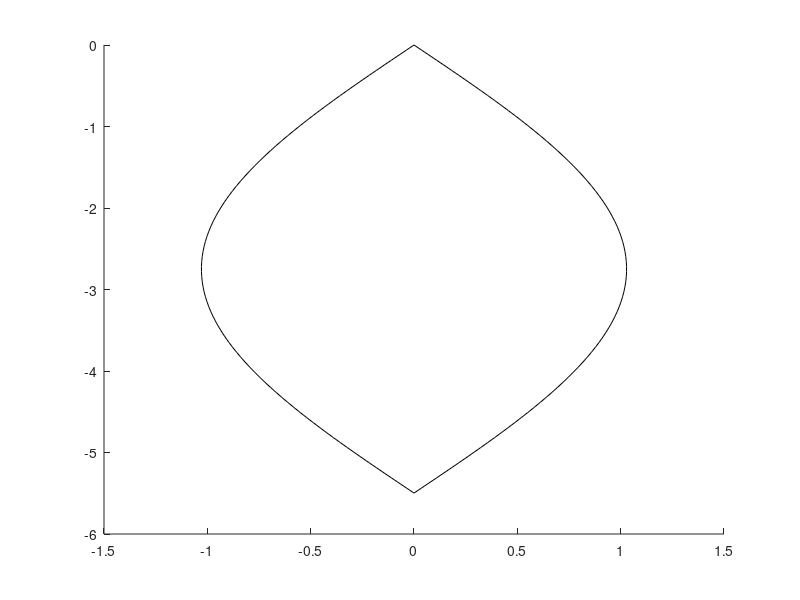

MATLAB code to generate this figure: (Note: this script raises an error after producing the figure.)
% split a sphere into lunes (outside of the wedge)
clear;
clc;

%%%%%%%%%%%%%%%%%%%%%%%%%%%%%%%%%%%%%%%%%%%%%%%%%%%%%%%%%%%%%%%%
% USER INPUTS

% pick one
%c = 100; % circumference
%r = 1; % radius
d = 3.5; % diameter

n = 6;  % points in curves
m = 5;   % number of lunes
q = m;   % number of lunes to display
z = 90;  % accurate curves

%%%%%%%%%%%%%%%%%%%%%%%%%%%%%%%%%%%%%%%%%%%%%%%%%%%%%%%%%%%%%%%%
% CAULCULATED VALUES

if exist('c', 'var') && ~exist('r', 'var') && ~exist('d', 'var')
    r = c / (2 * pi);
    d = r * 2;
elseif ~exist('c', 'var') && exist('r', 'var') && ~exist('d', 'var')
    d = r * 2;
    c = r * (2 * pi);
elseif ~exist('c', 'var') && ~exist('r', 'var') && exist('d', 'var')
    r = d / 2;
    c = r * (2 * pi);
else
    disp('ERROR: Sphere is overdefined.')
    disp('PICK 1: c, r, d')
end

phi = 2 * pi / m;

nr = r * sin(phi / 2);
theta = linspace(-pi/2, pi/2, n+1);

tx = nr * cos(theta);
ty = linspace(-c/4, c/4, n+1);

%%%%%%%%%%%%%%%%%%%%%%%%%%%%%%%%%%%%%%%%%%%%%%%%%%%%%%%%%%%%%%%%
% LUNE CURVES

x = nr * cos(linspace(-pi/2, pi/2, z));
y = linspace(-c/4, c/4, z);

x = [x, -fliplr(x)];
y = [y,  fliplr(y)];

%%%%%%%%%%%%%%%%%%%%%%%%%%%%%%%%%%%%%%%%%%%%%%%%%%%%%%%%%%%%%%%%
% INTERIOR LINES

x2 = [tx ; -tx; NaN * ones(size(tx))];
x2 = x2(:);
y2 = repelem(ty,3);


%%%%%%%%%%%%%%%%%%%%%%%%%%%%%%%%%%%%%%%%%%%%%%%%%%%%%%%%%%%%%%%%
% EXTERIOR LINES

total_visible_width = q * 2 * nr;

x3 = repmat([0 1 NaN]*total_visible_width, n + 1);
y3 = repelem(ty, 3);

%%%%%%%%%%%%%%%%%%%%%%%%%%%%%%%%%%%%%%%%%%%%%%%%%%%%%%%%%%%%%%%%
% PRINT

lune_width = (2 * nr) / 2.54;

disp('width list')
blarg = tx' * 2 / 2.54;
for ii = blarg
    fprintf('%10.2f\n', ii);
end

%%%%%%%%%%%%%%%%%%%%%%%%%%%%%%%%%%%%%%%%%%%%%%%%%%%%%%%%%%%%%%%%
% PLOT RECTANGULAR
%{
figure(1);
clf;
hold on;

for ii = 1:q
    % lune
    plot((ii - 0.5) * 2 * nr + x,  y,  'k');
    % lines interior to lune
    plot((ii - 0.5) * 2 * nr + x2, y2, 'b');
end

% draw lines across
plot(x3, y3, 'b');

% border
plot([0 0 1 1 0]*total_visible_width, [-1 1 1 -1 -1]*c/4, 'k');
fprintf('Border height: %f\n', c/2)

% cut line
plot([0 1]*total_visible_width, [1 1]*(c/4 - 2), 'r');

axis('equal');
axis('off');
hold off;

saveas(1, 'half_sphere_pattern.svg')
%}
%%%%%%%%%%%%%%%%%%%%%%%%%%%%%%%%%%%%%%%%%%%%%%%%%%%%%%%%%%%%%%%%
% PLOT CIRCULAR

figure(2);
clf;
hold on;

xr = x;
yr = y - c/4;
%x2r = x2;
%y2r = y2 - c/4;

for ii = 1:q
    % lune
    plot(xr,  yr,  'k');
    % lines interior to lune
    %plot(x2r, y2r, 'b');
    nr = rotccwd(360/m) * [xr;yr];
    xr = nr(1,:);
    yr = nr(2,:);
    %nr = rotccwd(360/m) * [x2r;y2r];
    %x2r = nr(1,:);
    %y2r = nr(2,:);
end


%% draw lines across
%plot(x3, y3, 'b');
%
%% border
%plot([0 0 1 1 0]*total_visible_width, [-1 1 1 -1 -1]*c/4, 'k');
%fprintf('Border height: %f\n', c/2)
%
%% cut line
%plot([0 1]*total_visible_width, [1 1]*(c/4 - 2), 'r');

axis('equal');
axis('off');
hold off;

saveas(2, 'half_sphere_pattern.svg')

